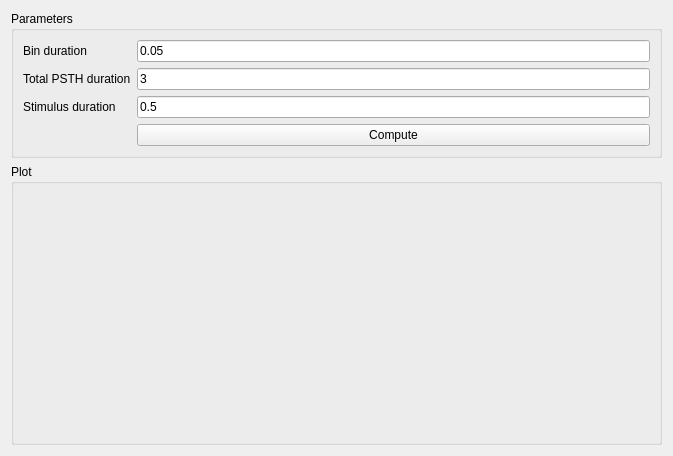
<?xml version="1.0" encoding="UTF-8"?>
<ui version="4.0">
 <class>Psth</class>
 <widget class="QWidget" name="Psth">
  <property name="geometry">
   <rect>
    <x>0</x>
    <y>0</y>
    <width>673</width>
    <height>456</height>
   </rect>
  </property>
  <property name="windowTitle">
   <string>Form</string>
  </property>
  <layout class="QVBoxLayout" name="verticalLayout" stretch="0,1">
   <item>
    <widget class="QGroupBox" name="grp_parameters">
     <property name="title">
      <string>Parameters</string>
     </property>
     <layout class="QFormLayout" name="formLayout_2">
      <item row="0" column="0">
       <widget class="QLabel" name="label">
        <property name="text">
         <string>Bin duration</string>
        </property>
       </widget>
      </item>
      <item row="0" column="1">
       <widget class="QLineEdit" name="edt_bin_duration">
        <property name="text">
         <string>0.05</string>
        </property>
       </widget>
      </item>
      <item row="1" column="0">
       <widget class="QLabel" name="label_2">
        <property name="text">
         <string>Total PSTH duration</string>
        </property>
       </widget>
      </item>
      <item row="1" column="1">
       <widget class="QLineEdit" name="edt_total_duration">
        <property name="text">
         <string>3</string>
        </property>
       </widget>
      </item>
      <item row="2" column="0">
       <widget class="QLabel" name="label_3">
        <property name="text">
         <string>Stimulus duration</string>
        </property>
       </widget>
      </item>
      <item row="2" column="1">
       <widget class="QLineEdit" name="edt_stim_duration">
        <property name="text">
         <string>0.5</string>
        </property>
       </widget>
      </item>
      <item row="3" column="1">
       <widget class="QPushButton" name="btn_compute">
        <property name="text">
         <string>Compute</string>
        </property>
       </widget>
      </item>
     </layout>
    </widget>
   </item>
   <item>
    <widget class="QGroupBox" name="grp_plot">
     <property name="title">
      <string>Plot</string>
     </property>
     <layout class="QVBoxLayout" name="verticalLayout_3"/>
    </widget>
   </item>
  </layout>
 </widget>
 <resources/>
 <connections/>
</ui>
